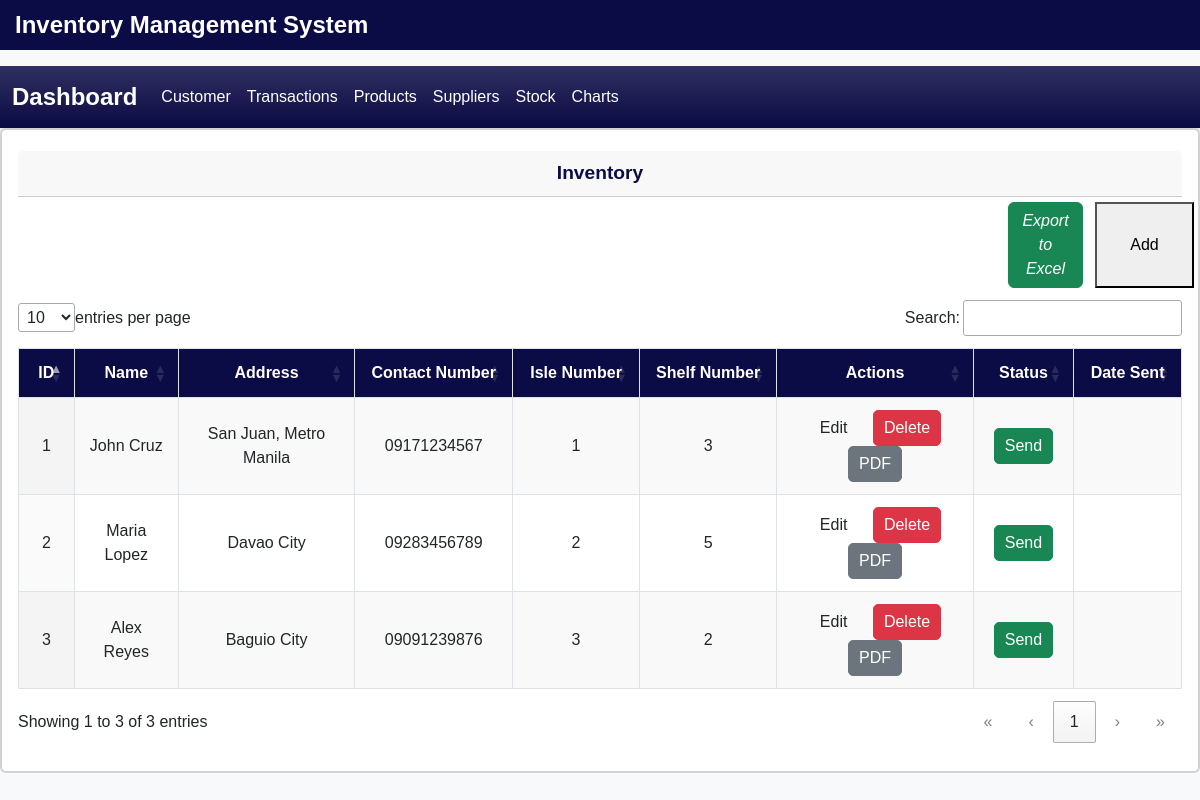
The page / on the database its author committed.
### tables this page shows
CREATE TABLE `customer_table` (
  `customer_id` int PRIMARY KEY AUTO_INCREMENT,
  `customer_name` varchar(255),
  `address` text,
  `contact_number` varchar(255),
  `isle_number` int,
  `shelf` int
);

### index.php (the view, shortened to what this page needs)
<?php
include "header.php";
include "navbar.php";
$host = 'localhost';
$username =  'root';
$password = '';
$database = 'new-ims';
$conn = '';
try{
  $conn = new mysqli($host, $username, $password, $database);
}catch(mysqli_sql_exception){
  echo"Could not connect to the database";
}
?>
 <div class="card border-2">
  <div class="card-body">
    <div class = "card-header">Inventory</div>
    <div class="row">
      <div class="col-1"></div>
      <div class="col-1"></div>
      <div class="col-1"></div>
      <div class="col-1"></div>
      <div class="col-1"></div>
      <div class="col-1"></div>
      <div class="col-1"></div>
      <div class="col-1"></div>
      <div class="col-1"></div>
      <div class="col-1"></div>
      <div class="col-1">
        <a href = "functions/exportExcel.php" class = "btn btn-success"><i class = "dwn">Export to Excel</i></a>
      </div>
      <button class = "col-1"
              data-bs-toggle ='modal'
              data-bs-target ='#addCustomer' >Add</button>
    </div>
<table id="myTable" class="display">
        <thead>
            <tr>
                <th>ID</th>
                <th>Name</th>
                <th>Address</th>
                <th>Contact Number</th>
                <th>Isle Number</th>
                <th>Shelf Number</th>
                <th>Actions</th>
                <th>Status</th>
                <th>Date Sent</th>
            </tr>
        </thead>
        <tbody>
<?php
    $query = "SELECT customer_id, customer_name, address, contact_number, isle_number, shelf, is_sent, sent_date FROM customer_table";
    $result = $conn->query($query);
    if($result->num_rows > 0 ){
      while($row = $result->fetch_assoc()){
        echo "<tr>";
        echo "<td>" .  htmlspecialchars($row['customer_id']). "</td>";
        echo "<td>" .  htmlspecialchars($row['customer_name']). "</td>";
        echo "<td>" .  htmlspecialchars($row['address']). "</td>";
        echo "<td>" .  htmlspecialchars($row['contact_number']). "</td>";
        echo "<td>" .  htmlspecialchars($row['isle_number']) . "</td>";
        echo "<td>" .  htmlspecialchars($row['shelf']). "</td>";
        echo "<td>
        <form action = 'generate.php' method = 'POST' target = '_blank'>
        <input type = 'hidden' name = 'customer_id' value = '".htmlspecialchars($row['customer_id'])."'>
        <input type = 'hidden' name = 'customer_name' value = '".htmlspecialchars($row['customer_name'])."'>
        <input type = 'hidden' name = 'customer_address' value = '".htmlspecialchars($row['address'])."'>
        <input type = 'hidden' name = 'contact_number' value = '".htmlspecialchars($row['contact_number'])."'>
        <input type = 'hidden' name = 'isle_number' value = '".htmlspecialchars($row['isle_number'])."'>
        <input type = 'hidden' name = 'shelf_number' value = '".htmlspecialchars($row['shelf'])."'>
        <button
        type = 'button'
        class='edit-button btn'
        onclick = 'edit(); '
        data-bs-toggle ='modal'
        data-bs-target ='#editModal'
        data-customer-id = '" .htmlspecialchars($row['customer_id']) . "'
        data-address='" . htmlspecialchars($row['address']) . "'
        data-contact='" . htmlspecialchars($row['contact_number']) . "'
        data-isle='" . htmlspecialchars($row['isle_number']) . "'
        data-shelf='" . htmlspecialchars($row['shelf']) . "'
        >Edit</button>
        <button
        type = 'button'
        class='btn btn-danger'
        data-bs-toggle='modal'
        data-bs-target='#deleteModal'
        data-customer-id = '" .htmlspecialchars($row['customer_id']) . "'
        >Delete</button>
        <button
        type = 'submit'
          class='btn btn-secondary'
        >
        PDF
        </button>
        </form>
        </td>";
        echo"<td>
            <form action = 'send_customer.php' method = 'POST'>
            <input type = 'hidden' name = 'customer_id' value = '". htmlspecialchars($row['customer_id'])."'>
            <button type = 'submit' class = 'btn btn-success' ". ($row['is_sent'] ? "disabled" : "") .">
            ".($row['is_sent'] ? "Sent" : "Send")."
            </button>
            </form>
        </td>";
      echo "<td>" . htmlspecialchars($row['sent_date']) . "</td>";
      }
    }else {
      echo "<tr> <td colspan = '6'>No data found </td> </tr>";
    }
?>
  </div>
 </div>
<?php include "footer.php";
?>

### rows shown on the page
customer_table: customer_id "1", customer_name "John Cruz", address "San Juan, Metro Manila", contact_number "09171234567", isle_number "1", shelf "3", is_sent "Send"
customer_table: customer_id "2", customer_name "Maria Lopez", address "Davao City", contact_number "09283456789", isle_number "2", shelf "5", is_sent "Send"
customer_table: customer_id "3", customer_name "Alex Reyes", address "Baguio City", contact_number "09091239876", isle_number "3", shelf "2", is_sent "Send"
